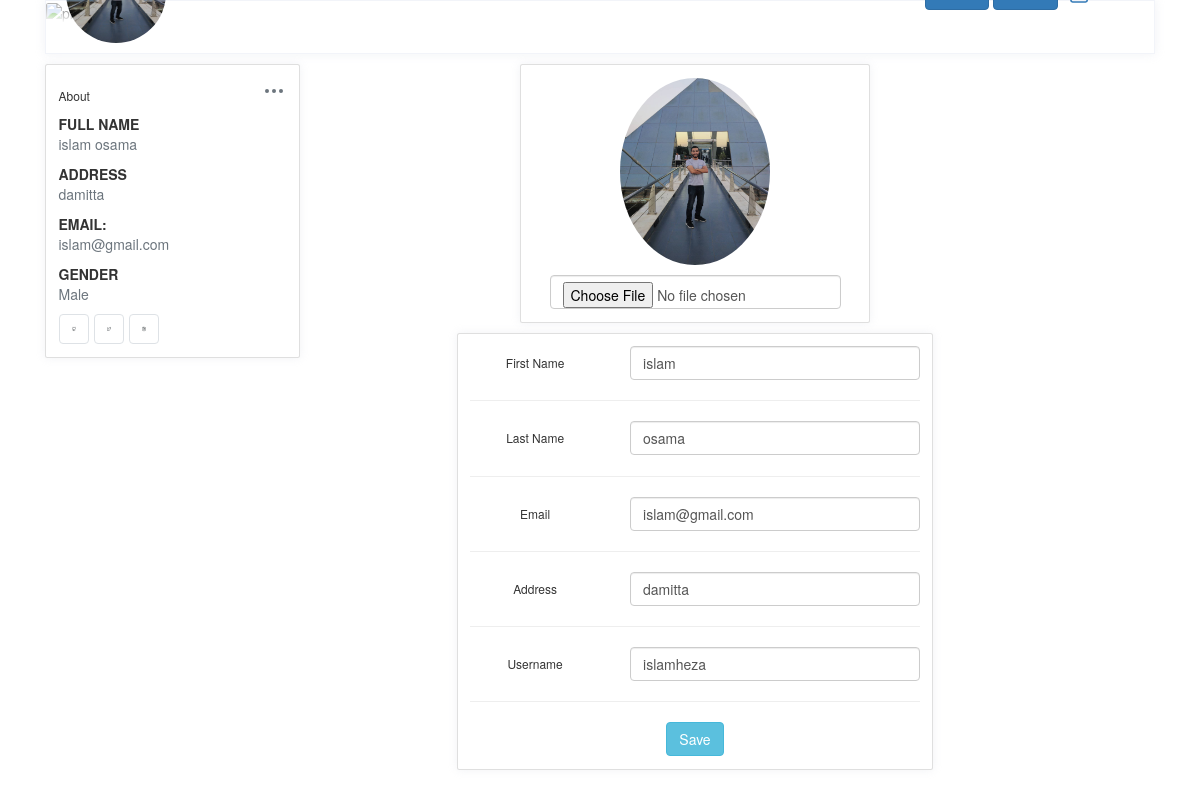
The page /profile.php?action=edit&id=1 (signed in) on the database its author committed.
### tables this page shows
CREATE TABLE `users` (
  `User_Id` int(11) NOT NULL,
  `fname` varchar(30) NOT NULL,
  `lname` varchar(30) NOT NULL,
  `Username` varchar(30) NOT NULL,
  `Address` varchar(30) NOT NULL,
  `Email` varchar(30) NOT NULL,
  `Password` varchar(30) NOT NULL,
  `Gender` enum('Female','Male') NOT NULL,
  `Profile_Img` varchar(30) NOT NULL
);

### viewprofile.php (called while the page is built)
<?php
$con = new PDO("mysql:host=localhost; dbname=Facebook","root","");
$data=$con->query("select * from users where User_Id={$_COOKIE['userid']}");
$profile=$data->fetch(PDO::FETCH_ASSOC);
?>

### Layouts/LeftSide.php (the view, shortened to what this page needs)
<?php include("viewprofile.php")?>
<div class="d-none d-md-block col-md-4 col-xl-3 left-wrapper">
            <div class="card rounded">
                <div class="card-body">
                    <div class="d-flex align-items-center justify-content-between mb-2">
                        <h6 class="card-title mb-0">About</h6>
                        <div class="dropdown">
                            <button class="btn p-0" type="button" id="dropdownMenuButton" data-toggle="dropdown" aria-haspopup="true" aria-expanded="false">
                            </button>
                        </div>
                    </div>
                    <div class="mt-3">
                        <label class="tx-11 font-weight-bold mb-0 text-uppercase">Full Name</label>
                        <p class="text-muted"><?php echo $profile['fname']." ".$profile['lname']?></p>
                    </div>
                    <div class="mt-3">
                        <label class="tx-11 font-weight-bold mb-0 text-uppercase">Address</label>
                        <p class="text-muted"><?php echo $profile['Address']?></p>
                    </div>
                    <div class="mt-3">
                        <label class="tx-11 font-weight-bold mb-0 text-uppercase">Email:</label>
                        <p class="text-muted"><?php echo $profile['Email']?></p>
                    </div>
                    <div class="mt-3">
                        <label class="tx-11 font-weight-bold mb-0 text-uppercase">Gender</label>
                        <p class="text-muted"><?php echo $profile['Gender']?></p>
                    </div>
                    <div class="mt-3 d-flex social-links">
                        <a href="javascript:;" class="btn d-flex align-items-center justify-content-center border mr-2 btn-icon github">
                        </a>
                        <a href="javascript:;" class="btn d-flex align-items-center justify-content-center border mr-2 btn-icon twitter">
                        </a>
                        <a href="javascript:;" class="btn d-flex align-items-center justify-content-center border mr-2 btn-icon instagram">
                        </a>
                    </div>
                </div>
            </div>
        </div>

### Layouts/header.php (shortened to what this page needs)
<?php include("viewprofile.php")?>
<div class="row">
        <div class="col-12 grid-margin">
            <div class="profile-header">
                <div class="cover">
                    <div class="gray-shade"></div>
                    <figure>
                    </figure>
                    <div class="cover-body d-flex justify-content-between align-items-center">
                        <div>
                            <img class="profile-pic" width="100px" height="100px" src="images/<?php echo$profile['Profile_Img'];?>" alt="profile">
                        </div>
                        <div class="d-none d-md-block">
                        <a href="index.php" class="btn btn-primary">Home</a>
                        <a href="profile.php" class="btn btn-primary">Profile</a>
                            <a href="logout.php">
                           </a>
                        </div>
                    </div>
                </div>
                <div class="header-links">
                </div>
            </div>
        </div>
    </div>

### Designs/editProfile.php (shortened to what this page needs)
<?php
$connection = new PDO("mysql:host=localhost; dbname=Facebook","root","");
$d=$connection->query("select * from users where User_Id={$_GET['id']}");
$updateprofile=$d->fetch(PDO::FETCH_ASSOC);
?>
        <div class="middle col-8 text-center">
        <form action="updateprofile.php" method="POST" enctype="multipart/form-data">
         <div class="row gutters-sm " >
                <div class="col-6 mb-3" style="margin: 0 auto;">
                <div class="card">
                    <div class="card-body">
                    <div class="d-flex flex-column align-items-center text-center">
                        <img src="images/<?php echo $updateprofile['Profile_Img']?>" alt="Admin" class="rounded-circle" width="150">
                        <div class="mt-3">
                        <input type="file" class="form-control" name="Profile_Img">
                        </div>
                    </div>
                    </div>
                </div>
                </div>
                <div class="col-8" style="margin: 0 auto;">
                <div class="card mb-3">
                    <div class="card-body">
                    <div class="row">
                        <div class="col-sm-4">
                        <h6 class="mb-0">First Name</h6>
                        </div>
                        <div class="col-sm-8 text-secondary">
                        <input type="text" value="<?php echo $updateprofile['fname']?>" class="form-control" name="fname">
                        </div>
                    </div>
                    <hr>
                    <div class="row">
                        <div class="col-sm-4">
                        <h6 class="mb-0">Last Name</h6>
                        </div>
                        <div class="col-sm-8 text-secondary">
                        <input type="text" value="<?php echo $updateprofile['lname']?>" class="form-control" name="lname">
                        </div>
                    </div>
                    <div class="row">
                        <div class="col-sm-4">
                        </div>
                        <div class="col-sm-8 text-secondary">
                        </div>
                    </div>
                    <hr>
                    <div class="row">
                        <div class="col-sm-4">
                        <h6 class="mb-0">Email</h6>
                        </div>
                        <div class="col-sm-8">
                        <input type="email" value="<?php echo $updateprofile['Email']?>" class="form-control" name="Email">
                        </div>
                    </div>
                    <hr>
                    <div class="row">
                        <div class="col-sm-4">
                        <h6 class="mb-0">Address</h6>
                        </div>
                        <div class="col-sm-8 text-secondary">
                        <input type="text" value="<?php echo $updateprofile['Address']?>" class="form-control" name="Address">
                        </div>
                    </div>
                    <hr>
                    <div class="row">
                        <div class="col-sm-4">
                        <h6 class="mb-0">Username</h6>
                        </div>
                        <div class="col-sm-8 text-secondary">
                        <input type="text" value="<?php echo $updateprofile['Username']?>" class="form-control" name="Username">
                        </div>
                    </div>
                    <hr>
                    <div class="row">
                        <div class="col-sm-12">
                        <button type="submit" class="btn btn-info">Save</button>
                        </div>
                    </div>
                    </div>
                </div>
                </div>
            </div>
          </form>
        </div>

### Css/index.css (style rules this page uses)
body { background-color: #f9fafb; margin-top:20px; }
.profile-page .profile-header { box-shadow: 0 0 10px 0 rgba(183, 192, 206, 0.2); border: 1px solid #f2f4f9; }
.profile-page .profile-header .cover { position: relative; border-radius: .25rem .25rem 0 0; }
.profile-page .profile-header .cover figure { margin-bottom: 0; }
.profile-page .profile-header .cover .gray-shade { position: absolute; top: 0; left: 0; width: 100%; height: 100%; z-index: 1; background: linear-gradient(rgba(255, 255, 255, 0.1), #fff 99%); }
.profile-page .profile-header .cover .cover-body { position: absolute; bottom: -20px; left: 0; z-index: 2; width: 100%; padding: 0 20px; }
.profile-page .profile-header .cover .cover-body .profile-pic { border-radius: 50%; width: 100px; }
.profile-page .profile-header .header-links { padding: 15px; display: -webkit-flex; display: flex; -webkit-justify-content: center; justify-content: center; background: #fff; border-radius: 0 0 .25rem .25rem; }
.profile-page .profile-body .left-wrapper .social-links a { width: 30px; height: 30px; }
.rounded-circle { border-radius: 50% !important; }
img { vertical-align: middle; border-style: none; }
.grid-margin { margin-bottom: 1rem; }
.card { box-shadow: 0 0 10px 0 rgba(183, 192, 206, 0.2); -webkit-box-shadow: 0 0 10px 0 rgba(183, 192, 206, 0.2); -moz-box-shadow: 0 0 10px 0 rgba(183, 192, 206, 0.2); -ms-box-shadow: 0 0 10px 0 rgba(183, 192, 206, 0.2); }
.rounded { border-radius: 0.25rem !important; }
.card { position: relative; display: flex; flex-direction: column; min-width: 0; word-wrap: break-word; background-color: #fff; background-clip: border-box; border: 1px solid #f2f4f9; border-radius: 0.25rem; }

### rows shown on the page
users: Profile_Img (picture), fname "islam", lname "osama", Address "damitta", Email "islam@gmail.com", Gender "Male", Username "islamheza"
